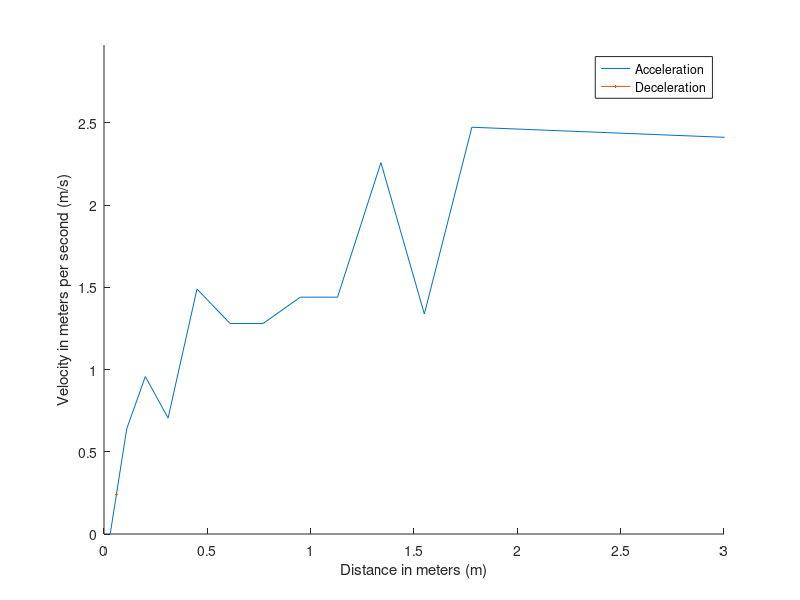

This figure's MATLAB source: (Note: this script raises an error after producing the figure.)
%%%% CLEAR AND LOAD MEASUREMENTS %%%%%
clear all;
load ('data_f_test.mat');

data_t_a = data_a_165;
data_t_d = data_d_135;
%%%% REMOVE INCORRECT AND/OR NOT NEEDED MEASUREMENTS %%%%%
i=2;j=2;k=2;
while(i<size(data_t_a,1)) % incorrecte metingen weggooien
    if(data_t_a(i,4)==999 && data_t_a(i,3) == 999)
        data_t_a = [data_t_a(1:i-1,1:end); data_t_a(i+1:end,1:end)];
    elseif(data_t_a(i,4)==999)
        data_t_a(i,4)=data_t_a(i,3);
    elseif(data_t_a(i,3)==999)
        data_t_a(i,3)=data_t_a(i,4);   
    else
        i=i+1;
    end
end

while(k<size(data_t_a,1))
    if (data_t_a(k,2) < 150)
        data_t_a = data_t_a(1:k-1,1:end);
        break;
    end
    k = k+1;  
end

while(j<size(data_t_d,1)) 
    if(data_t_d(j,4) == 999 && data_t_d(j,3) == 999)
        data_t_d = [data_t_d(1:j-1,1:end); data_t_d(j+1:end,1:end)];
        j= j-1;
    elseif(data_t_d(j,4) == 999)
        data_t_d(j,4) = data_t_d(j,3);
    elseif(data_t_d(j,3) == 999)
        data_t_d(j,3) = data_t_d(j,4);   
    end
j=j+1;
end

%%%%%%%%%%%%%%%%%%%%%%%%%%%%%%%%%%%%%%%%%%%%%%%%%%%%%%%%%%%%%%%%%%%%%%%%%%%

%%%%% DISTANCES, TIMES and VELOCITIES %%%%%
Afstand_links_a     = abs(data_t_a(2:end,3)-data_t_a(2,4)); %afstand van 0 laten lopen
Afstand_rechts_a    = abs(data_t_a(2:end,4)-data_t_a(2,3));
    
Afstand = (Afstand_rechts_a /100); %Afstand in meters
Time_a  = data_t_a(2:end,7); %tijd vanaf zelfde moment metingen
V       = diff(Afstand)./diff(Time_a);
V = [0;V]; % begin with zero and append last value
Afstand(end) = 20;


Time_a  = [0;Time_a];
data_t_d            = data_t_d(7:end,1:end);
distance_left_d     = abs(data_t_d(2:end,3)-data_t_d(2,4));
distance_right_d    = abs(data_t_d(2:end,4)-data_t_d(2,3));

distance_d  = (distance_right_d / 100);         % Distance in meters
time_d      = data_t_d(2:end,7);
velocity_d  = diff(distance_d)./diff(time_d);   % Derivative
velocity_d  = [velocity_d];
time_d      = [0;time_d];
%%%%%%%%%%%%%%%%%%%%%%%%%%%%%%%%%%%%%%%%%%%%%%%%%%%%%%%%%%%%%%%%%%%%%%%%%%%

%%%%% FIGURES %%%%%
figure
hold on
max_v = max(max(velocity_d), max(V));
ylim([0 max_v+0.5]);
xlim([0 3]);
plot(Afstand,V);
plot(distance_d(1:end-1),velocity_d);
legend('Acceleration','Deceleration');
xlabel('Distance in meters (m)');
ylabel('Velocity in meters per second (m/s)');

%%%%% CALCULATE INTERSECTION %%%%%

[i_d,i_v] = polyxpoly(Afstand,V,distance_d(1:end-1),velocity_d);
